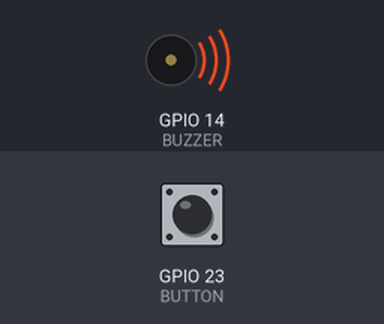
A sketch run on a simulated ESP32. Shown: buzzer (waves = sounding). The inputs (shaded band) are chosen by the test bench; at power-on: GPIO 23 (BUTTON) HIGH.

Above: at 1.1 s.
At 19.3 s:
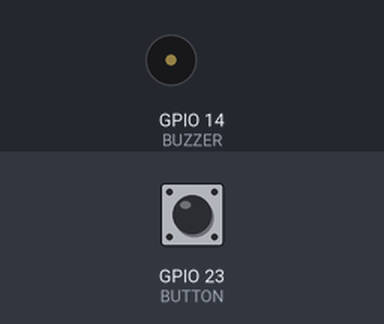
Timing chart, 0 to 20.7 s (numbered marks = the images above):
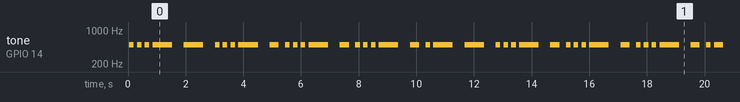

The sketch:

LAB5_PlaySong.ino
```cpp
#define BUZZER 14
#define BUTTON 23

hw_timer_t *My_timer = NULL;
hw_timer_t *My_timer2 = NULL;
bool isMute = true;
int speed = 2;
bool isChange = false;
bool pressed = false;

void IRAM_ATTR IO_INT_ISR()
{
  if(digitalRead(BUTTON) == LOW && !pressed){
    pressed = true;
    mute(true);
    digitalWrite(BUZZER, LOW);
    speed = (speed+1)%5;
  }
}

// This is the Timer ISR. It is automatically called
// on a timer alarm event.
void IRAM_ATTR onTimer(){
  if(isMute){
    digitalWrite(BUZZER, LOW);
  }else {
    digitalWrite(BUZZER, !digitalRead(BUZZER));
  }
}

void IRAM_ATTR onTimer2(){
  if(digitalRead(BUTTON) == HIGH && pressed ){
    pressed = false;
  }
}

void setup() {
  Serial.begin(9600);
  pinMode(BUZZER, OUTPUT);
  pinMode(BUTTON, INPUT);

  attachInterrupt(BUTTON, IO_INT_ISR, FALLING);

  My_timer = timerBegin(0, 80, true);
  My_timer2 = timerBegin(1, 80, true);
  timerAttachInterrupt(My_timer, &onTimer, true); // point to the ISR
  timerAttachInterrupt(My_timer2, &onTimer2, true);
  timerAlarmWrite(My_timer, 1000, true);
  timerAlarmWrite(My_timer2, 50000, true);
  timerAlarmEnable(My_timer);  // enable the alarm'
  timerAlarmEnable(My_timer2);
}

void loop() {
  // playSong("D6(h),D6(q),C6(e),G5(e),D6(e),D6(e),E6(q),C6(q),A5(e),A5(e),D6(e),D6(e),E6(q),C6(q),C6(e),A5(e),B5(e),C6(e),B5(q),A5(q),E6(h),D6(q),D6(e),A5(e),E6(e),F6(e),E6(q),D6(q),D6(e),C6(e)");
playSong("D5(e),D5(e),D5(e),G5(h),D6(h),C6(e),B5(e),A5(e),G6(h),D6(q),C6(e),B5(e),A5(e),G6(h),D6(q),C6(e),B5(e),C6(e),A5(h),D5(q),D5(e),G5(h),D6(h),C6(e),B5(e),A5(e),G6(h),D6(q),C6(e),B5(e),A5(e),G6(h),D6(q),C6(e),B5(e),C6(e),A5(h),D5(q),D5(e),E5(q),E5(e),E5(e),C6(e),B5(e),A5(e),G5(e),G5(e),A5(e),B5(e),A5(q),E5(e),F#5(q),D5(q),D5(e)E,E5(q),E5(e),E5(e),C6(e),B5(e),A5(e),G5(e),D6(q),A5(h),D5(q),D5(e)");
}

void mute(bool b){
  isMute = b;
}

void playSong(String noteStream){
  while (noteStream.length() > 0)
  {
    int index = noteStream.indexOf(',');
    if (index == -1) // No space found
    {
      playNote(noteStream);
      break;
    }
    else
    {
      playNote(noteStream.substring(0, index));
      noteStream = noteStream.substring(index+1);
    }
  }
}

void playNote(String note){
  int index = note.indexOf('(');
  String key = note.substring(0, index);
  String beat = note.substring(index+1,note.length()-1);
  mute(false);
  int timerS = calFreq(key);
  timerAlarmWrite(My_timer, timerS, true);
  // My_timer = timerBegin(0, 80, true);  // use tiemr 0 and set prescale to 80 so 1 tick is 1 uSec
  // timerAlarmWrite(My_timer, timerS, true);
  // timerAttachInterrupt(My_timer, &onTimer, true); // point to the ISR
  // timerAlarmEnable(My_timer);  // enable the alarm
  double divisors[] = {1,2,4,8,16};
  double speedMulti[] = {4.5,2.5,1,0.5,0.25};
  String beats[] = {"w","h","q","e","s"};

  int divisor = 1;
  for(int i = 0; i < sizeof( beats ) / sizeof( String ); i++) {
    if(beats[i] == beat) divisor = divisors[i];
  }

  isChange = false;
  // int i1 = 0;
  // int time1 = ;
  delay((1300.0*speedMulti[speed])/divisor);
  // while (i1 < time1) {
  //   if(200 > time1-i1){
  //     delay(time1-i1);
  //     i1 += time1-i1;
  //   }else {
  //     i1 += 200;
  //     delay(200);
  //   }
  //   if(isChange == true) {
  //     Serial.println(speed);
  //     break;
  //   }
  // }

  mute(true);

  // int i2 = 0;
  // int time2 = (1300.0*speedMulti[speed])/(divisor*1.5);
  delay((1300.0*speedMulti[speed])/(divisor*1.5));
  // while (i2 < time2) {
  //   if(200 > time2-i2){
  //     delay(time2-i2);
  //     i2 += time2-i2;
  //   }else {
  //     i2 += 200;
  //     delay(200);
  //   }
  //   if(isChange == true) {
  //     Serial.println(speed);
  //     break;
  //   }
  // }
}

int calFreq(String key){
  double freqs[] = {16.35,17.32,18.35,19.45,20.60,21.83,23.12,24.50,25.96,27.50,29.14,30.87};
  String keys[] = {"C","C#","D","Eb","E","F","F#","G","G#","A","Bb","B"};
  int index = 0;

  for(int i = 0; i < sizeof( keys ) / sizeof( String ); i++) {
    if(keys[i] == key.substring(0,key.length()-1)) index = i;
  }

  return (int)(1000000/(2*(freqs[index]*pow(2,key.substring(key.length()-1,key.length()).toInt()))));
}
```

Measured:
- by itself, tone on GPIO 14 (BUZZER): plays 500 Hz for 0.16 s, 500 Hz for 0.16 s, 500 Hz for 0.16 s, 500 Hz for 0.68 s, 500 Hz for 0.68 s, 500 Hz for 0.16 s … (265 notes in this stretch)
